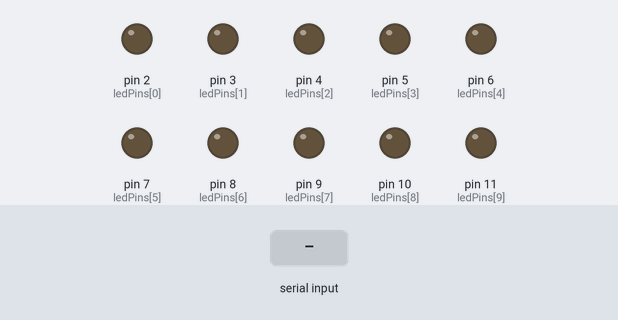
The sketch below on a simulated Arduino Uno, built with avr-gcc and run on an emulated ATmega328P. Shown: output pins drawn as LEDs (lit = HIGH). The test bench sets the inputs (shaded band). What the sketch prints to the serial monitor is not drawn.

Above: at 1.2 s.
1.3 s: "90,45\n" received over Serial
At 2.1 s:
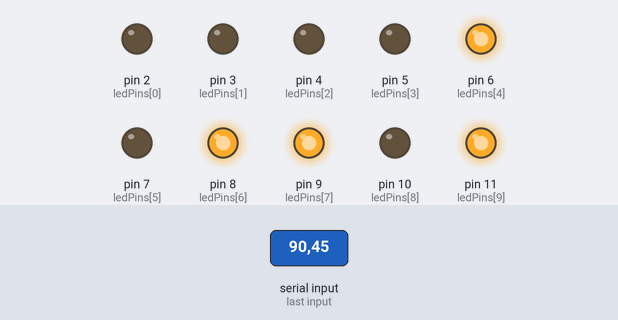
3.8 s: "30,150\n" received over Serial
At 4.5 s:
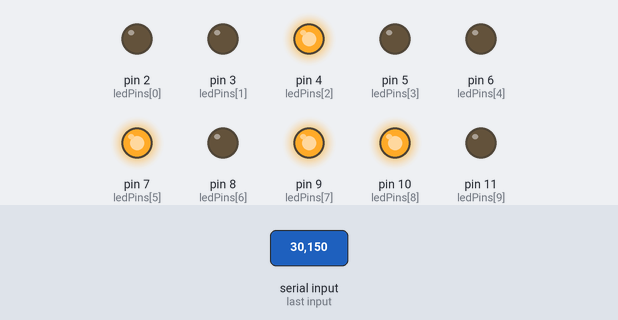
6.3 s: "5\n" received over Serial
At 7.0 s:
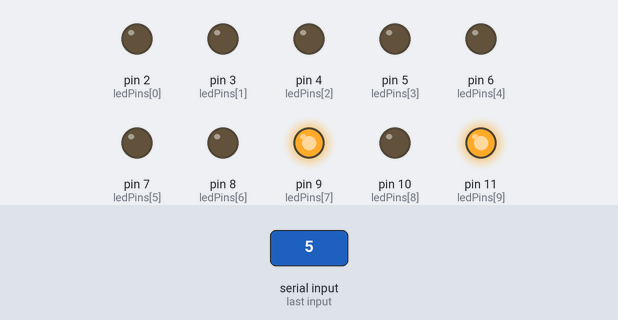
8.7 s: "200\n" received over Serial
At 9.4 s:
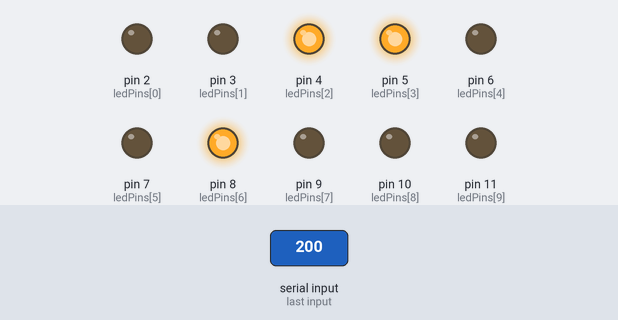
Timing chart, 0 to 11.7 s (numbered marks = the images above; inputs shaded):
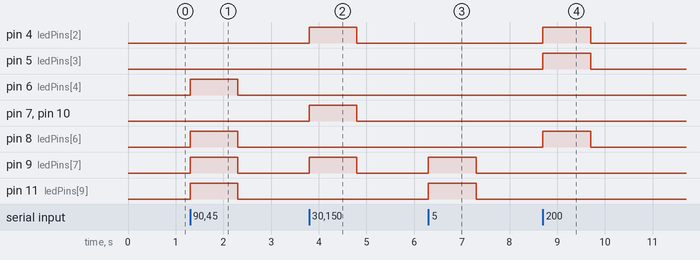

Measured:
- after the input at 1.3 s, pin 6 (ledPins[4]), pin 8 (ledPins[6]), pin 9 (ledPins[7]), pin 11 (ledPins[9]): LOW → HIGH at once, → LOW 1.0 s later
- after the input at 3.8 s, pin 4 (ledPins[2]), pin 7 (ledPins[5]), pin 9 (ledPins[7]), pin 10 (ledPins[8]): LOW → HIGH at once, → LOW 1.0 s later
- after the input at 6.3 s, pin 9 (ledPins[7]), pin 11 (ledPins[9]): LOW → HIGH at once, → LOW 1.0 s later
- after the input at 8.7 s, pin 4 (ledPins[2]), pin 5 (ledPins[3]), pin 8 (ledPins[6]): LOW → HIGH at once, → LOW 1.0 s later

The sketch:

binaryled.ino
```cpp
/**
 * Binary LED
 *
 * Reads in a number from the serial port and shows it
 * in binary using LEDS
 *
 * @author Tom Price
 * @date 2013-01-13
 */

int ledPins[] = {2,3,4,5,6,7,8,9,10,11};
const int LEDS = 10;    //Number of output pins used for LEDs

void setup() {
  Serial.begin(115200);
  Serial.write(1);    //Write to say we are ready for input

  for(int i=0; i<LEDS; i++) {
    pinMode(ledPins[i], OUTPUT);
  }
}

void loop() {
  if(Serial.available() > 0) {
    int input = Serial.parseInt();

    if(input < maxNumber() && input >= 0) {    //Number can be displayed in 8 bits
      binary(input);
    } else {    //Number too high or low
      numberError();
    }

  }
}

//Work out the max number passed in
int maxNumber() {
  int no=2;
  for(int i=0; i<LEDS-1; i++) {
   no = no*2;
  }
  return no;
}

//Flash the lights to show the number can't be displayed
void numberError() {
  for(int i=0; i<3; i++) {
    allOn();
    delay(200);
    allOff();
    delay(200);
  }
}

//Turn all lights on
void allOn() {
  for(int i=0; i<LEDS; i++) {
    digitalWrite(ledPins[i], HIGH);
  }
}

//Turn all lights off
void allOff() {
  for(int i=0; i<LEDS; i++) {
    digitalWrite(ledPins[i], LOW);
  }
}

//Recursively work out the binary representation
void recursiveCalc(int no, int pin) {
  digitalWrite(ledPins[pin], no%2);
  if(pin != 0) {
    recursiveCalc(no>>1, pin-1);
  }
}

//Start off the calculation
void binary(int no) {
  recursiveCalc(no, LEDS-1);
}
```
